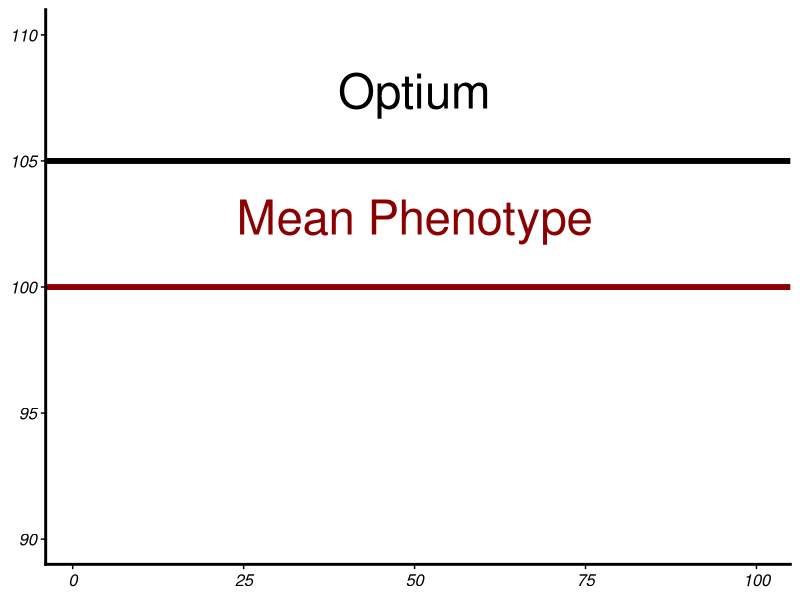
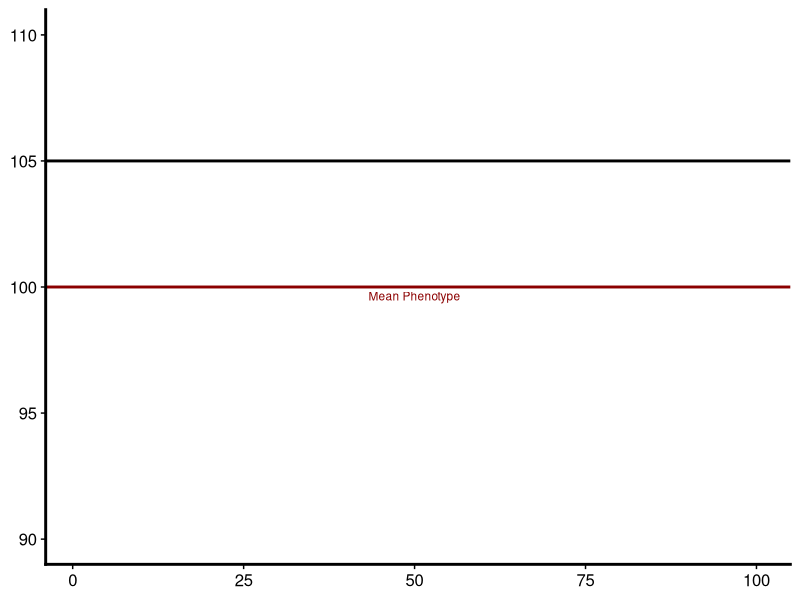
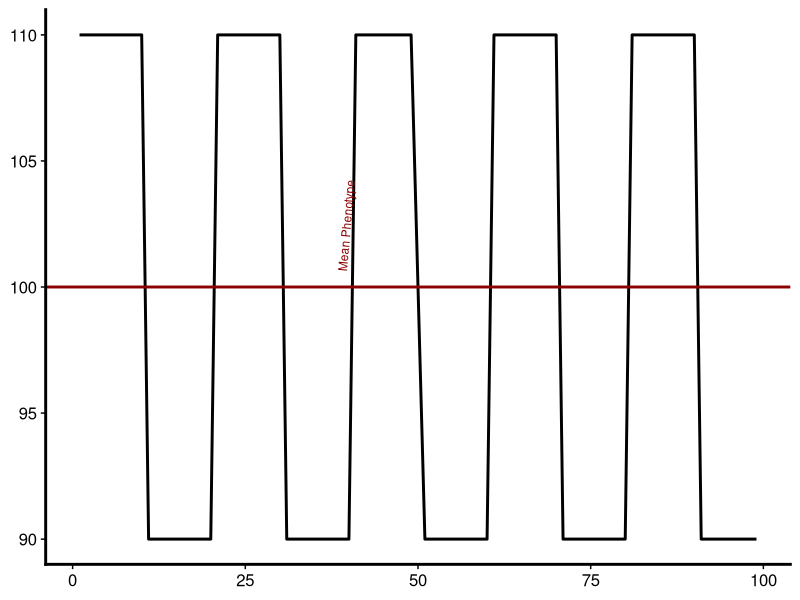
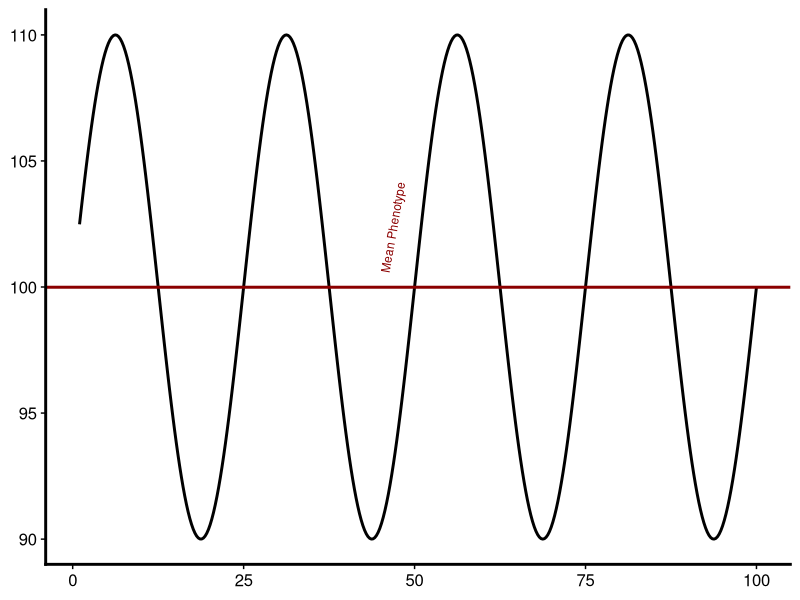
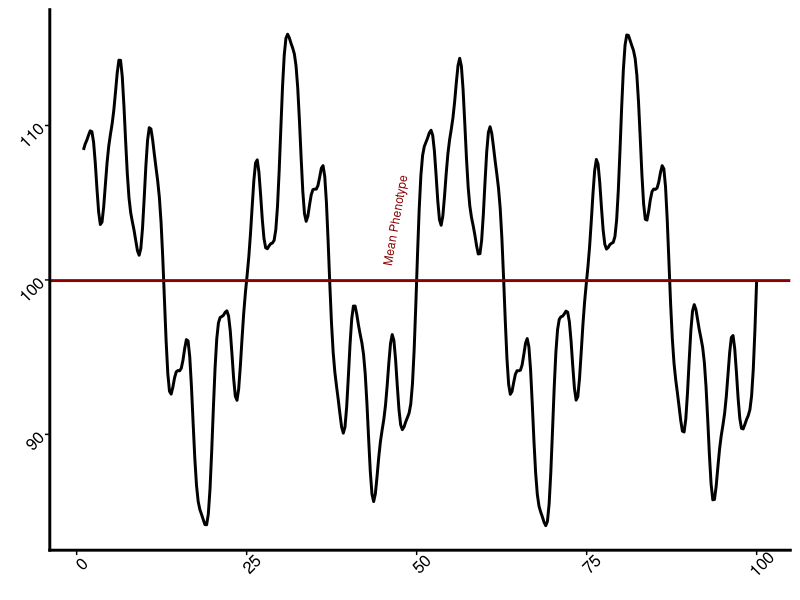
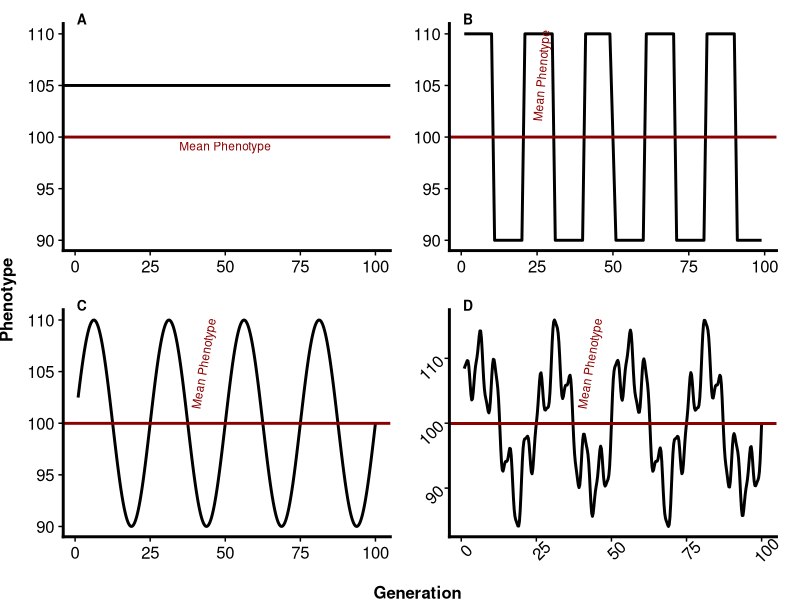

Here is the R script that generated these plots, in order:
## ---- chunk 1
library(tidyverse)
library(stringr)
library(cowplot)
theme_set(theme_cowplot())
## ---- chunk 2
mytheme <- function(){
  theme_set(theme_cowplot())+
    theme(axis.title = element_text(face = "bold"),
          axis.text = element_text(face = "italic", size = 12),
          axis.line = element_line(size = 1),
          plot.title = element_text(hjust = 0.5),
          legend.position = "none")
}
## ---- chunk 3
Generation <- seq(1, 100)
Optimum <- seq(90, 110, length.out = 100)
df <- data.frame(Generation, Optimum)

p1 <- ggplot(df) + 
  geom_blank(aes(Generation, Optimum)) +
  geom_hline(yintercept = 100, color = "darkred", size = 2)+
  annotate("text", x = 50, y = 100, 
           label = "Mean Phenotype", 
           size = 12, vjust = -1.5, col = "darkred")+
  geom_hline(yintercept = 105, size = 2)+
annotate("text", x = 50, y = 105, label = "Optium", size = 12, vjust = -1.5, col = "black")+
  labs(x = NULL, y = NULL)+
  mytheme()

p1

## ---- chunk 4
Generation <- seq(1, 100)
Optimum <- seq(90, 110, length.out = 100)
df <- data.frame(Generation, Optimum)

p1 <- ggplot(df) + 
  geom_blank(aes(Generation, Optimum)) +
  geom_hline(yintercept = 100, color = "darkred", size = 1) +
  annotate("text", x = 50, y = 100, 
           label = "Mean Phenotype", 
           size = 3, vjust = 1.5, col = "darkred") +
  geom_hline(yintercept = 105, size = 1) +
 # annotate("text", x = 50, y = 105, label = "Optimum", 
  #         size = 3, vjust = -1.5, col = "black") +
  labs(x = NULL, y = NULL) + 
  theme(axis.text = element_text(size = 12),
        axis.line = element_line(size = 1)) 

p1

## ---- chunk 5
Opti_Gen <- tibble(Generation = seq(1:100),
                   Optimum = rep(c(rep(110, 10), rep(90, 10)), 5))

mu_pheno = mean(Opti_Gen$Optimum)

Opt_Data <- Opti_Gen %>% 
  filter(Generation == 0 | Generation %% 25 != 0)

p2 <- Opt_Data %>% 
  ggplot(aes(x = Generation, y = Optimum))+
  geom_line(size = 1)+
  geom_hline(yintercept = mu_pheno, col = "darkred", size = 1)+
  annotate("text", x = 50, y = mu_pheno, 
           label = "Mean Phenotype", 
           size = 3, vjust = -8, hjust = - 0.1, 
           col = "darkred", angle = 85)+
  labs(x = NULL, y = NULL)+ 
  theme(axis.text = element_text(size = 12),
        axis.line = element_line(size = 1)) 

p2

## ---- chunk 6
Generation <- seq(1, 100, length.out = 400) 
Optimum <- 100 + 10 *sin(2 * pi* Generation / 25) 
df <- data.frame(Generation, Optimum) 

p3 <- ggplot(df) + 
  geom_line(aes(Generation, Optimum), size = 1) + 
  geom_hline(yintercept = mean(Optimum), 
             color = "darkred", size = 1)+ 
  annotate("text", x = 50, y = 100, 
           label = "Mean Phenotype", 
           size = 3, vjust = -3, hjust = - 0.1, 
           col = "darkred", angle = 80)+ 
  labs( x = NULL, y = NULL)+
  theme(axis.text = element_text(size = 12),
        axis.line = element_line(size = 1))

p3

## ---- chunk 7
Generation <- seq(1, 100, length.out = 400)

Optimum <- 100 + 10 * sin(2 * pi * Generation / 25) + 2 * sin(2 * pi * Generation / 10) + 5 * sin(2 * pi * Generation / 5) + 1 * sin(2 * pi * Generation / 2)

df <- data.frame(Generation, Optimum)

p4 <- ggplot(df) + 
  geom_line(aes(Generation, Optimum), size =1) +
  geom_hline(yintercept = mean(Optimum), 
             color = "darkred", size = 1)+
  annotate("text", x = 50, y = 100, 
           label = "Mean Phenotype", 
           size = 3, vjust = -3, hjust = - 0.1,
           col = "darkred", angle = 80)+ 
  labs( x = NULL, y = NULL)+
  theme(axis.text = element_text(size = 12, angle = 45),
        axis.line = element_line(size = 1))

p4
## ---- chunk 8
mygrid <- plot_grid(p1, p2, p3, p4, labels = "AUTO", label_size = 10,label_colour = NULL, label_x = 0.15, label_y = 1.02, hjust = -0.5, vjust = 1.5, scale = 1,ncol = 2, align = "hv") +
  theme(plot.margin = margin(t = 10, r = 10, b = 10, l = 10)) +
  draw_label("Generation", size = 12, x = 0.5, y = -0.0105, hjust = .3, fontface = "bold")+
  draw_label("Phenotype", size = 12, x = -0.01, y = 0.5, vjust = 0.5, angle = 90, fontface = "bold")

mygrid
